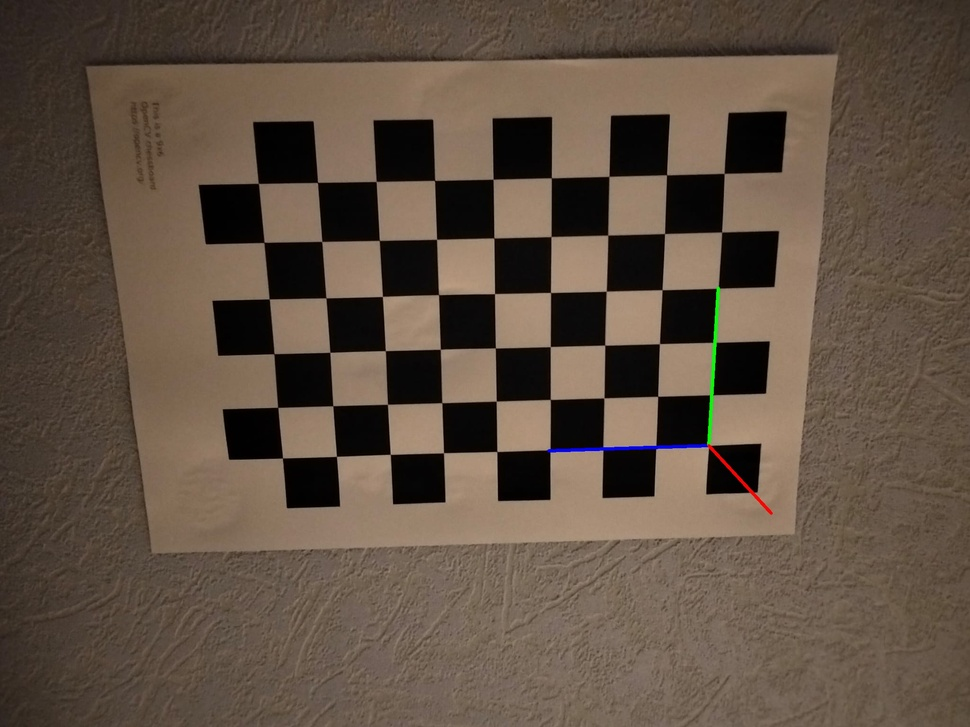
#> input picture AXES_3D.jpg, 970 x 727 px, shrunk from 2048 x 1536 before the run, given as the content of the folder esktop/Master VMI FA/cours/seqvideo/TP/ImageCalibration/data, which was not available
$ python calibration.py
#> lines starting #> are read from the running program, lines starting #| are printed output that depends on the picture; after the words box and inside, x2 and y2 are one past the last pixel; in counts of white or black regions, pixels touching at a corner belong together; pictures that were not available may be replaced by others from this repository, and a replacement may not be noted
import numpy as np
import cv2
import glob
import os


# CONFIGURATION
taille_carre_mm = 25.0
dims_damier = (9, 6)
data = r"C:\Users\elmou\OneDrive\Desktop\Master VMI FA\cours\seqvideo\TP\ImageCalibration\data"
path = r"C:\Users\elmou\OneDrive\Desktop\Master VMI FA\cours\seqvideo\TP\ImageCalibration"
fichier_yaml = "calibration_data.yaml"

# TRAITEMENT
objp = np.zeros((dims_damier[0] * dims_damier[1], 3), np.float32)
objp[:, :2] = np.mgrid[0:dims_damier[0], 0:dims_damier[1]].T.reshape(-1, 2)
objp = objp * taille_carre_mm

objpoints = []
imgpoints = []

pattern = os.path.join(data, "*.jpg")
images = glob.glob(pattern)

print(f"Images trouvées : {len(images)}")

img_shape = None
first_img = None

for fname in images:
    try:
        with open(fname, "rb") as f:
            bytes = bytearray(f.read())
            numpyarray = np.asarray(bytes, dtype=np.uint8)
            img = cv2.imdecode(numpyarray, cv2.IMREAD_UNCHANGED)
#> img is the input picture: shape (727, 970, 3); mean B, G, R 67, 80.5, 96.1
    except:
        continue

    if img is None: continue

    gray = cv2.cvtColor(img, cv2.COLOR_BGR2GRAY)
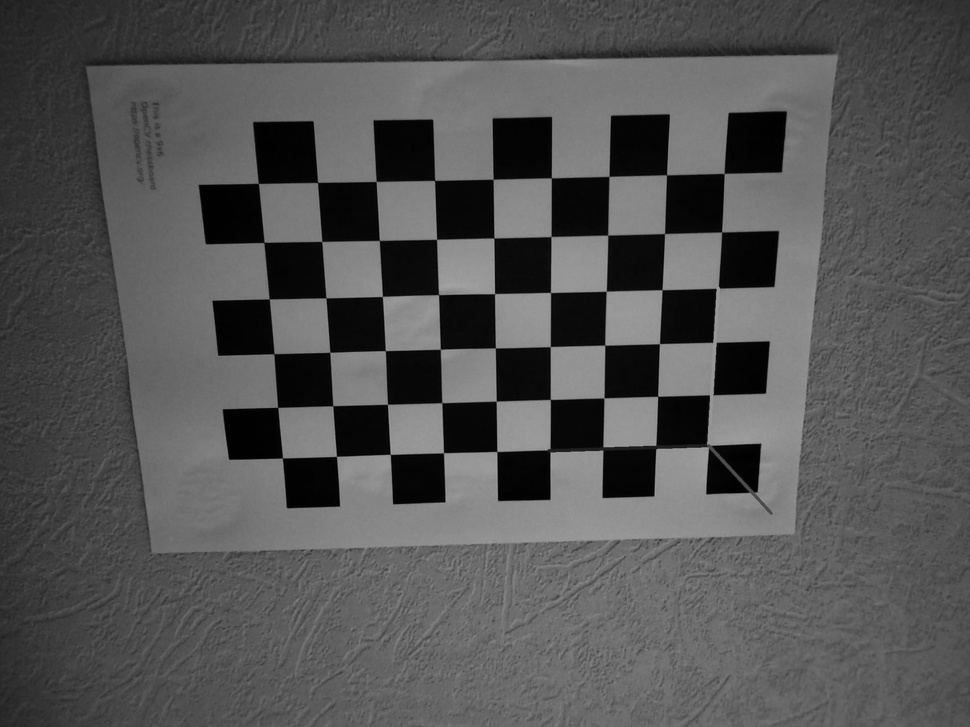
#> gray: shape (727, 970); min 0, max 164, mean 83.6
    img_shape = gray.shape[::-1]
#> img_shape = (970, 727)

    ret, corners = cv2.findChessboardCorners(gray, dims_damier, None)
#> ret = True; corners = 54 rows, first 8: [705, 444], [656, 447], [602.9, 446.5], [549.8, 451.3], [496.8, 451.5], [443.5, 452.7], [390.2, 454.3], [336.4, 456.4]

    if ret:
        if first_img is None: first_img = img.copy()
        objpoints.append(objp)
        corners2 = cv2.cornerSubPix(gray, corners, (11, 11), (-1, -1),
                                    (cv2.TERM_CRITERIA_EPS + cv2.TERM_CRITERIA_MAX_ITER, 30, 0.001))
#> corners2 = 54 rows, first 8: [707.7, 445.8], [655.9, 446.8], [602.9, 448.5], [549.8, 450.5], [496.8, 451.5], [443.5, 452.8], [390.2, 454.4], [336.5, 456.4]
        imgpoints.append(corners2)
        print(".", end="")
    else:
        print("x", end="")

print("Calibration en cours...")

# CALIBRATION
if len(objpoints) > 0:
    ret, mtx, dist, rvecs, tvecs = cv2.calibrateCamera(objpoints, imgpoints, img_shape, None, None)
#> ret = 0.35; mtx = [[1106.5, 0, 481.7], [0, 1123.9, 403.8], [0, 0, 1]]; dist = [[-0.241, 6.72, 0.00164, -0.00342, -42.41]]; rvecs = ([-0.0454, -0.547, 3.07],); tvecs = ([107, 19.37, 520.7],)
    print(f"ERREUR RMS: {ret:.4f}")
#| ERREUR RMS: 0.3503

    #  SAUVEGARDE EN YAML
    cv_file = cv2.FileStorage(fichier_yaml, cv2.FILE_STORAGE_WRITE)
    cv_file.write("camera_matrix", mtx)
    cv_file.write("dist_coeff", dist)
    cv_file.release()
    print(f"Calibration sauvegardée dans : {fichier_yaml}")


    fovx, fovy, focalLength, principalPoint, aspectRatio = cv2.calibrationMatrixValues(mtx, img_shape, 4.8, 3.6)
#> fovx = 47.34; fovy = 35.81; focalLength = 5.48; principalPoint = (2.38, 2); aspectRatio = 1.02
    focale_m = focalLength / 1000.0
#> focale_m = 0.00548
    print(f"Focale calculée : {focalLength:.2f} mm")
#| Focale calculée : 5.48 mm
    print(f"FOV : {fovx:.2f} degrés")
#| FOV : 47.34 degrés
    print(f"FOCALE EN MÈTRES  : {focale_m:.6f} m ")
#| FOCALE EN MÈTRES  : 0.005475 m


    # Fig 1 : Detection
    img_detect = first_img.copy()
    ret_b, corners_b = cv2.findChessboardCorners(cv2.cvtColor(img_detect, cv2.COLOR_BGR2GRAY), dims_damier, None)
#> ret_b = True; corners_b has the same summary as corners
    cv2.drawChessboardCorners(img_detect, dims_damier, corners_b, ret_b)
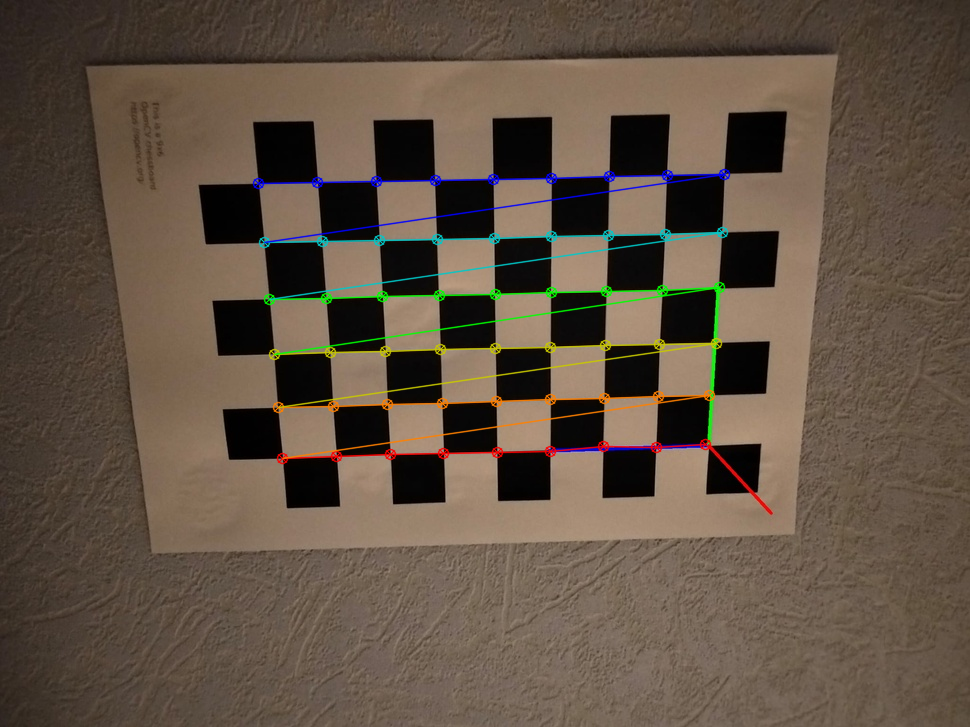
#> img_detect: shape (727, 970, 3); 2.69% of pixels changed, all inside (x1, y1, x2, y2) = (252, 168, 731, 465)
    cv2.imencode(".jpg", img_detect)[1].tofile(os.path.join(path, "DETECTION.jpg"))

    # Fig 2 : Correction
    h, w = first_img.shape[:2]
#> h = 727; w = 970
    newcameramtx, roi = cv2.getOptimalNewCameraMatrix(mtx, dist, (w,h), 1, (w,h))
#> newcameramtx = [[1106.5, 0, 481.7], [0, 1096.6, 406.9], [0, 0, 1]]; roi = (0, 13, 969, 707)
    dst = cv2.undistort(first_img, mtx, dist, None, newcameramtx)
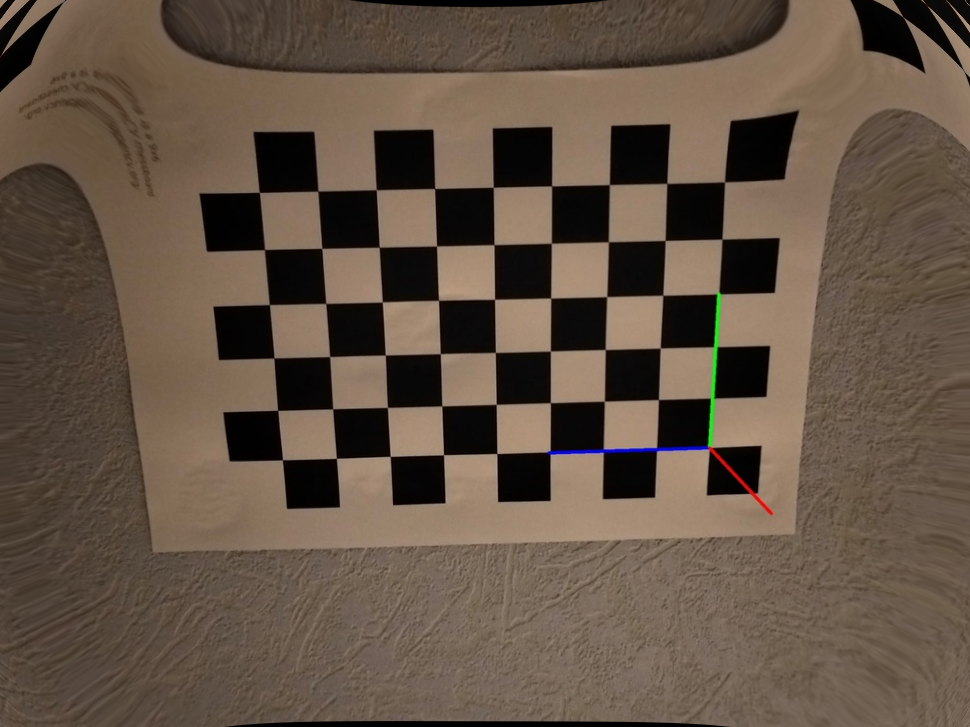
#> dst: shape (727, 970, 3); mean B, G, R 68.8, 82.9, 98.8
    cv2.imencode(".jpg", dst)[1].tofile(os.path.join(path, "CORRECTION.jpg"))


else:
    print("Pas assez de points pour calibrer.")
